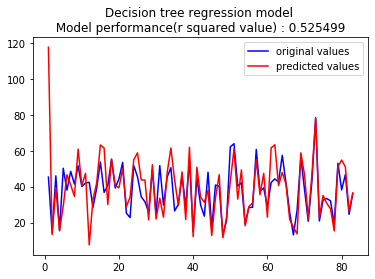

Generate this figure with Python:
#Decision tree regression

#Importing the libraries
import pandas as pd
import numpy as np
import matplotlib.pyplot as plt

#Importing the dataset
dataset  = pd.read_csv('RealEstate_Data.csv')
X = dataset.iloc[:,1:-1].values
y = dataset.iloc[:,-1].values

#Visualising the whole dataset values

a = np.arange(len(y))
plt.bar(a,y , color = 'darkgreen' )
plt.title('House prices per unit area determined by various factors' )
plt.show()


#Splitting the dataset into training and test set
from sklearn.model_selection import train_test_split
X_train, X_test , y_train , y_test = train_test_split(X , y , test_size = 0.2 , random_state = 0)

#Training the model on the dataset
from sklearn.tree import DecisionTreeRegressor
regressor = DecisionTreeRegressor(random_state = 0)
regressor.fit(X_train,y_train)

#Prediciting the results
y_pred = regressor.predict(X_test)
np.set_printoptions(precision=2)
print(np.concatenate((y_pred.reshape(len(y_pred),1) , y_test.reshape(len(y_test),1)),1))

#Evaluating the performance of the model
from sklearn.metrics import r2_score
print("Performance of Decision tree regression is : ",r2_score(y_pred,y_test)) 

#Creating an array with serail numbers of values in predicted and the test set
a =np.arange(len(y_test))

#Plotting the graph
plt.plot(a,y_test , color = 'blue', label = 'original values')
plt.plot(a,y_pred , color = 'red', label = 'predicted values')
plt.legend()
plt.title('Decision tree regression model \n Model performance(r squared value) : %f '%r2_score(y_pred,y_test))
plt.show() 
